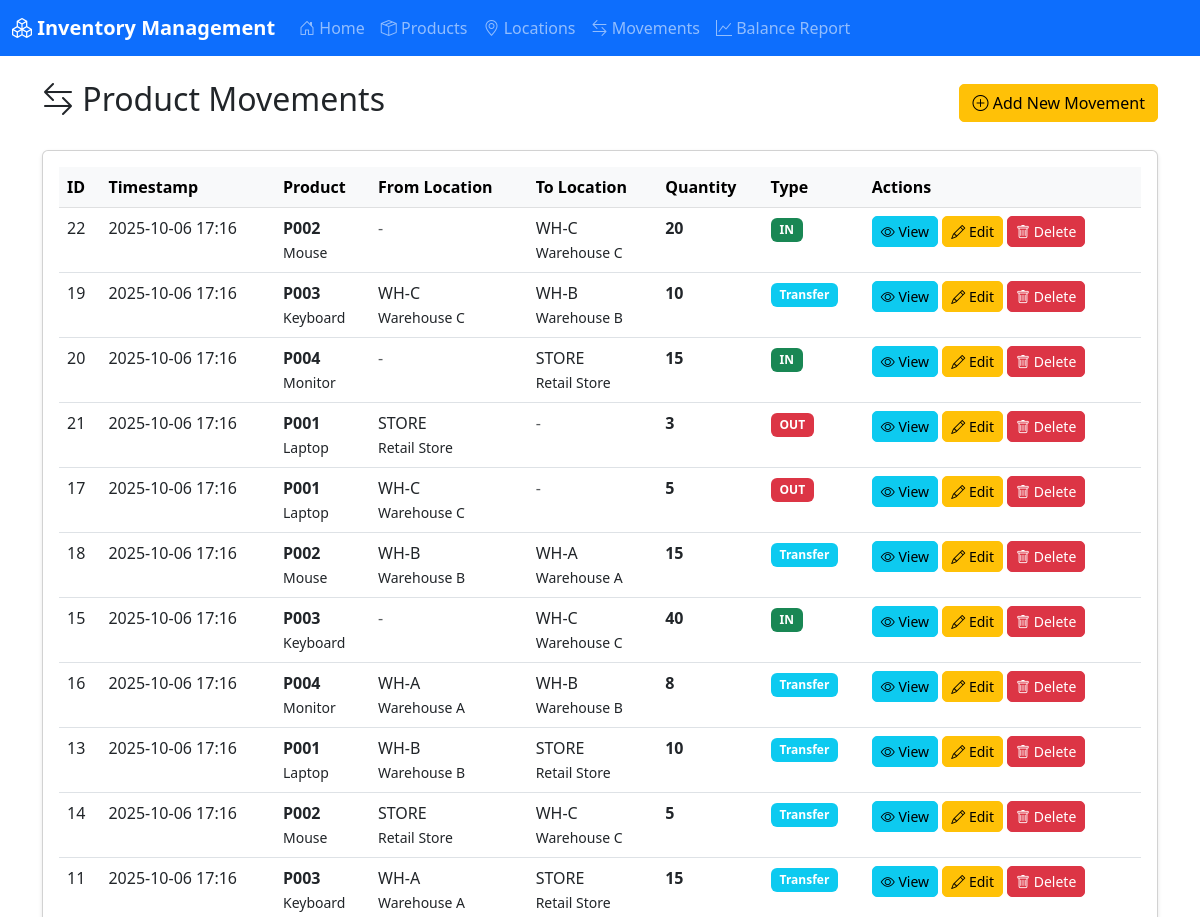
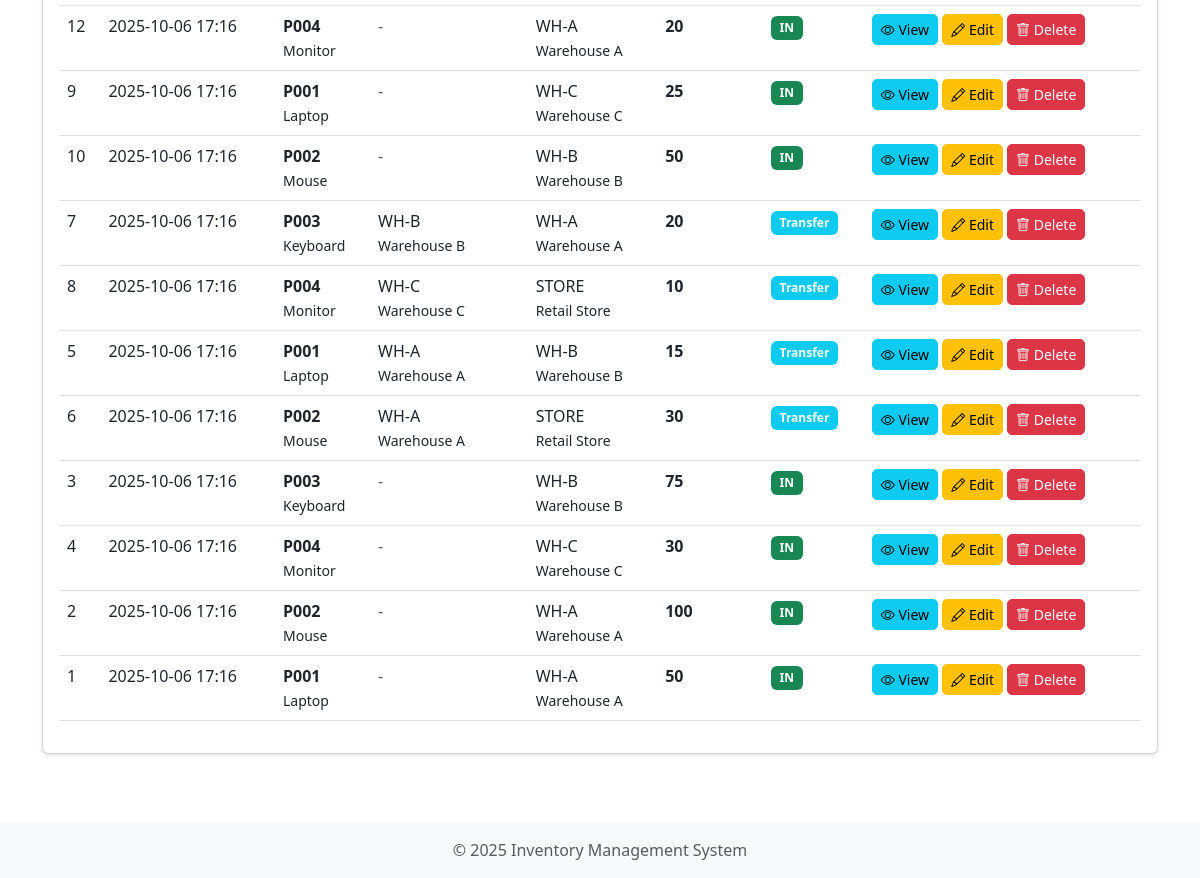
/movements, run on the app's committed database (2 pictures, top to bottom).
### models.py (models this page shows, shortened)
class ProductMovement(db.Model):
    __tablename__ = 'product_movement'
    movement_id = db.Column(db.Integer, primary_key=True, autoincrement=True)
    timestamp = db.Column(db.DateTime, nullable=False, default=datetime.utcnow)
    from_location = db.Column(db.String(50), db.ForeignKey('location.location_id'), nullable=True)
    to_location = db.Column(db.String(50), db.ForeignKey('location.location_id'), nullable=True)
    product_id = db.Column(db.String(50), db.ForeignKey('product.product_id'), nullable=False)
    qty = db.Column(db.Integer, nullable=False)
    def get_movement_type(self):
        if self.from_location and self.to_location:
            return 'Transfer'
        elif self.to_location:
            return 'IN'
        elif self.from_location:
            return 'OUT'
        return 'Unknown'

class Product(db.Model):
    __tablename__ = 'product'
    product_id = db.Column(db.String(50), primary_key=True)
    product_name = db.Column(db.String(100), nullable=False)
    description = db.Column(db.Text)
    movements = db.relationship('ProductMovement', backref='product', lazy=True, cascade='all, delete-orphan')

class Location(db.Model):
    __tablename__ = 'location'
    location_id = db.Column(db.String(50), primary_key=True)
    location_name = db.Column(db.String(100), nullable=False)
    movements_from = db.relationship('ProductMovement', foreign_keys='ProductMovement.from_location', backref='from_loc', lazy=True)
    movements_to = db.relationship('ProductMovement', foreign_keys='ProductMovement.to_location', backref='to_loc', lazy=True)

### app.py (the view)
@app.route('/movements')
def movements():
    all_movements = ProductMovement.query.order_by(ProductMovement.timestamp.desc()).all()
    return render_template('movements.html', movements=all_movements)

### app.py (called while the page is built)
@app.context_processor
def inject_csrf_token():
    return dict(csrf_token=generate_csrf)

### templates/movements.html (shortened to what this page needs)
{% extends "base.html" %}
{% block content %}
<div class="d-flex justify-content-between align-items-center mb-4">
    <h2><i class="bi bi-arrow-left-right"></i> Product Movements</h2>
    <a href="{{ url_for('add_movement') }}" class="btn btn-warning">
        <i class="bi bi-plus-circle"></i> Add New Movement
    </a>
</div>
{% if movements %}
<div class="card">
    <div class="card-body">
        <div class="table-responsive">
            <table class="table table-hover">
                <thead class="table-light">
                    <tr>
                        <th>ID</th>
                        <th>Timestamp</th>
                        <th>Product</th>
                        <th>From Location</th>
                        <th>To Location</th>
                        <th>Quantity</th>
                        <th>Type</th>
                        <th>Actions</th>
                    </tr>
                </thead>
                <tbody>
                    {% for movement in movements %}
                    <tr>
                        <td>{{ movement.movement_id }}</td>
                        <td>{{ movement.timestamp.strftime('%Y-%m-%d %H:%M') }}</td>
                        <td>
                            <strong>{{ movement.product.product_id }}</strong><br>
                            <small>{{ movement.product.product_name }}</small>
                        </td>
                        <td>
                            {% if movement.from_location %}
                                {{ movement.from_loc.location_id }}<br>
                                <small>{{ movement.from_loc.location_name }}</small>
                            {% else %}
                                <span class="text-muted">-</span>
                            {% endif %}
                        </td>
                        <td>
                            {% if movement.to_location %}
                                {{ movement.to_loc.location_id }}<br>
                                <small>{{ movement.to_loc.location_name }}</small>
                            {% else %}
                                <span class="text-muted">-</span>
                            {% endif %}
                        </td>
                        <td><strong>{{ movement.qty }}</strong></td>
                        <td>
                            {% if movement.get_movement_type() == 'IN' %}
                                <span class="badge bg-success">IN</span>
                            {% elif movement.get_movement_type() == 'OUT' %}
                                <span class="badge bg-danger">OUT</span>
                            {% else %}
                                <span class="badge bg-info">Transfer</span>
                            {% endif %}
                        </td>
                        <td>
                            <a href="{{ url_for('view_movement', movement_id=movement.movement_id) }}"
                               class="btn btn-sm btn-info">
                                <i class="bi bi-eye"></i> View
                            </a>
                            <a href="{{ url_for('edit_movement', movement_id=movement.movement_id) }}"
                               class="btn btn-sm btn-warning">
                                <i class="bi bi-pencil"></i> Edit
                            </a>
                            <button type="button" class="btn btn-sm btn-danger"
                                    data-bs-toggle="modal"
                                    data-bs-target="#deleteModal{{ loop.index }}">
                                <i class="bi bi-trash"></i> Delete
                            </button>
                        </td>
                    </tr>
                    {% endfor %}
                </tbody>
            </table>
        </div>
    </div>
</div>
{% else %}
<div class="alert alert-info">
    <i class="bi bi-info-circle"></i> No movements recorded yet. Click "Add New Movement" to get started.
</div>
{% endif %}
{% endblock %}

### templates/base.html (shortened to what this page needs)
<!DOCTYPE html>
<html lang="en">
<head>
    <link href="https://cdn.jsdelivr.net/npm/bootstrap@5.3.0/dist/css/bootstrap.min.css" rel="stylesheet">
    <link href="https://cdn.jsdelivr.net/npm/bootstrap-icons@1.10.0/font/bootstrap-icons.css" rel="stylesheet">
    <link href="{{ url_for('static', filename='css/style.css') }}" rel="stylesheet">
</head>
<body>
    <nav class="navbar navbar-expand-lg navbar-dark bg-primary">
        <div class="container-fluid">
            <a class="navbar-brand" href="{{ url_for('index') }}">
                <i class="bi bi-boxes"></i> Inventory Management
            </a>
            <div class="collapse navbar-collapse" id="navbarNav">
                <ul class="navbar-nav">
                    <li class="nav-item">
                        <a class="nav-link" href="{{ url_for('index') }}">
                            <i class="bi bi-house-door"></i> Home
                        </a>
                    </li>
                    <li class="nav-item">
                        <a class="nav-link" href="{{ url_for('products') }}">
                            <i class="bi bi-box-seam"></i> Products
                        </a>
                    </li>
                    <li class="nav-item">
                        <a class="nav-link" href="{{ url_for('locations') }}">
                            <i class="bi bi-geo-alt"></i> Locations
                        </a>
                    </li>
                    <li class="nav-item">
                        <a class="nav-link" href="{{ url_for('movements') }}">
                            <i class="bi bi-arrow-left-right"></i> Movements
                        </a>
                    </li>
                    <li class="nav-item">
                        <a class="nav-link" href="{{ url_for('report') }}">
                            <i class="bi bi-graph-up"></i> Balance Report
                        </a>
                    </li>
                </ul>
            </div>
        </div>
    </nav>
    <div class="container mt-4">
        {% block content %}{% endblock %}
    </div>
    <footer class="mt-5 py-3 bg-light text-center">
        <div class="container">
            <p class="text-muted mb-0">&copy; 2025 Inventory Management System</p>
        </div>
    </footer>
</body>
</html>

### static/css/style.css (style rules this page uses)
body { min-height: 100vh; display: flex; flex-direction: column; }
.container { flex: 1; }
footer { margin-top: auto; }
.card { box-shadow: 0 2px 4px rgba(0,0,0,0.1); margin-bottom: 20px; }
.table th { font-weight: 600; }
.navbar-brand { font-weight: bold; font-size: 1.25rem; }
.btn { border-radius: 5px; }
.badge { padding: 0.5em 0.75em; }

### data on the page
ProductMovement: movement_id "22", timestamp "2025-10-06 17:16", product.product_id "P002", product.product_name "Mouse", to_loc.location_id "WH-C", to_loc.location_name "Warehouse C", qty "20", shows "IN"
ProductMovement: movement_id "19", timestamp "2025-10-06 17:16", product.product_id "P003", product.product_name "Keyboard", from_loc.location_id "WH-C", from_loc.location_name "Warehouse C", to_loc.location_id "WH-B", to_loc.location_name "Warehouse B", qty "10", shows "Transfer"
ProductMovement: movement_id "20", timestamp "2025-10-06 17:16", product.product_id "P004", product.product_name "Monitor", to_loc.location_id "STORE", to_loc.location_name "Retail Store", qty "15", shows "IN"
ProductMovement: movement_id "21", timestamp "2025-10-06 17:16", product.product_id "P001", product.product_name "Laptop", from_loc.location_id "STORE", from_loc.location_name "Retail Store", qty "3", shows "OUT"
ProductMovement: movement_id "17", timestamp "2025-10-06 17:16", product.product_id "P001", product.product_name "Laptop", from_loc.location_id "WH-C", from_loc.location_name "Warehouse C", qty "5", shows "OUT"
ProductMovement: movement_id "18", timestamp "2025-10-06 17:16", product.product_id "P002", product.product_name "Mouse", from_loc.location_id "WH-B", from_loc.location_name "Warehouse B", to_loc.location_id "WH-A", to_loc.location_name "Warehouse A", qty "15", shows "Transfer"
ProductMovement: movement_id "15", timestamp "2025-10-06 17:16", product.product_id "P003", product.product_name "Keyboard", to_loc.location_id "WH-C", to_loc.location_name "Warehouse C", qty "40", shows "IN"
ProductMovement: movement_id "16", timestamp "2025-10-06 17:16", product.product_id "P004", product.product_name "Monitor", from_loc.location_id "WH-A", from_loc.location_name "Warehouse A", to_loc.location_id "WH-B", to_loc.location_name "Warehouse B", qty "8", shows "Transfer"
ProductMovement: movement_id "13", timestamp "2025-10-06 17:16", product.product_id "P001", product.product_name "Laptop", from_loc.location_id "WH-B", from_loc.location_name "Warehouse B", to_loc.location_id "STORE", to_loc.location_name "Retail Store", qty "10", shows "Transfer"
ProductMovement: movement_id "14", timestamp "2025-10-06 17:16", product.product_id "P002", product.product_name "Mouse", from_loc.location_id "STORE", from_loc.location_name "Retail Store", to_loc.location_id "WH-C", to_loc.location_name "Warehouse C", qty "5", shows "Transfer"
ProductMovement: movement_id "11", timestamp "2025-10-06 17:16", product.product_id "P003", product.product_name "Keyboard", from_loc.location_id "WH-A", from_loc.location_name "Warehouse A", to_loc.location_id "STORE", to_loc.location_name "Retail Store", qty "15", shows "Transfer"
ProductMovement: movement_id "12", timestamp "2025-10-06 17:16", product.product_id "P004", product.product_name "Monitor", to_loc.location_id "WH-A", to_loc.location_name "Warehouse A", qty "20", shows "IN"
ProductMovement: movement_id "9", timestamp "2025-10-06 17:16", product.product_id "P001", product.product_name "Laptop", to_loc.location_id "WH-C", to_loc.location_name "Warehouse C", qty "25", shows "IN"
ProductMovement: movement_id "10", timestamp "2025-10-06 17:16", product.product_id "P002", product.product_name "Mouse", to_loc.location_id "WH-B", to_loc.location_name "Warehouse B", qty "50", shows "IN"
ProductMovement: movement_id "7", timestamp "2025-10-06 17:16", product.product_id "P003", product.product_name "Keyboard", from_loc.location_id "WH-B", from_loc.location_name "Warehouse B", to_loc.location_id "WH-A", to_loc.location_name "Warehouse A", qty "20", shows "Transfer"
ProductMovement: movement_id "8", timestamp "2025-10-06 17:16", product.product_id "P004", product.product_name "Monitor", from_loc.location_id "WH-C", from_loc.location_name "Warehouse C", to_loc.location_id "STORE", to_loc.location_name "Retail Store", qty "10", shows "Transfer"
ProductMovement: movement_id "5", timestamp "2025-10-06 17:16", product.product_id "P001", product.product_name "Laptop", from_loc.location_id "WH-A", from_loc.location_name "Warehouse A", to_loc.location_id "WH-B", to_loc.location_name "Warehouse B", qty "15", shows "Transfer"
ProductMovement: movement_id "6", timestamp "2025-10-06 17:16", product.product_id "P002", product.product_name "Mouse", from_loc.location_id "WH-A", from_loc.location_name "Warehouse A", to_loc.location_id "STORE", to_loc.location_name "Retail Store", qty "30", shows "Transfer"
ProductMovement: movement_id "3", timestamp "2025-10-06 17:16", product.product_id "P003", product.product_name "Keyboard", to_loc.location_id "WH-B", to_loc.location_name "Warehouse B", qty "75", shows "IN"
ProductMovement: movement_id "4", timestamp "2025-10-06 17:16", product.product_id "P004", product.product_name "Monitor", to_loc.location_id "WH-C", to_loc.location_name "Warehouse C", qty "30", shows "IN"
ProductMovement: movement_id "2", timestamp "2025-10-06 17:16", product.product_id "P002", product.product_name "Mouse", to_loc.location_id "WH-A", to_loc.location_name "Warehouse A", qty "100", shows "IN"
ProductMovement: movement_id "1", timestamp "2025-10-06 17:16", product.product_id "P001", product.product_name "Laptop", to_loc.location_id "WH-A", to_loc.location_name "Warehouse A", qty "50", shows "IN"
